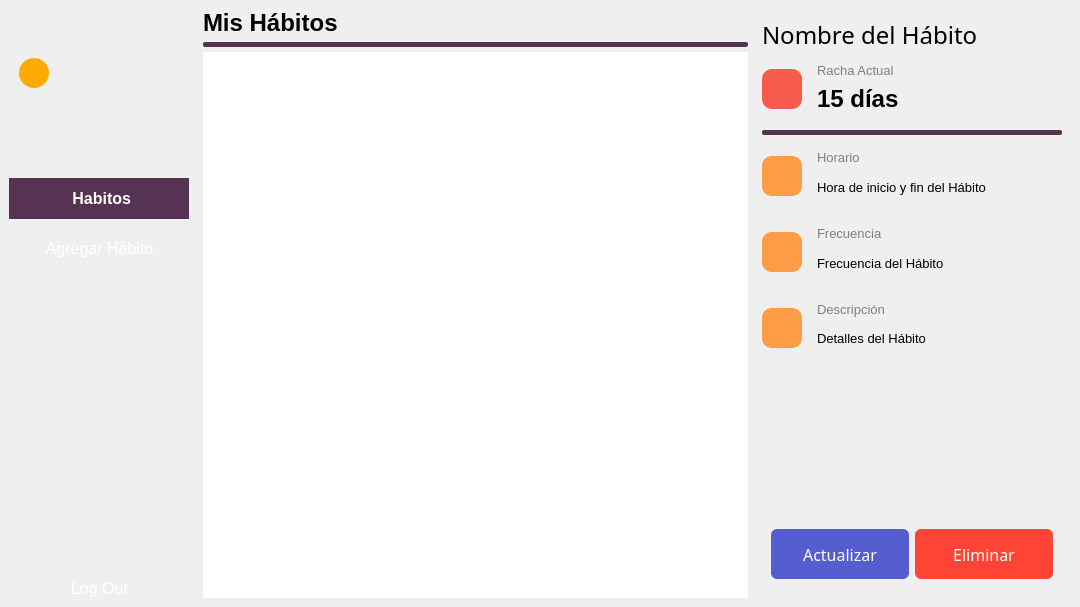
<?xml version="1.0" encoding="UTF-8"?>
<ui version="4.0">
 <class>HabitManagerUI</class>
 <widget class="QMainWindow" name="HabitManagerUI">
  <property name="geometry">
   <rect>
    <x>0</x>
    <y>0</y>
    <width>1080</width>
    <height>607</height>
   </rect>
  </property>
  <property name="minimumSize">
   <size>
    <width>1080</width>
    <height>607</height>
   </size>
  </property>
  <property name="maximumSize">
   <size>
    <width>1080</width>
    <height>607</height>
   </size>
  </property>
  <property name="windowTitle">
   <string>Gestión de Hábitos</string>
  </property>
  <widget class="QWidget" name="centralwidget">
   <layout class="QHBoxLayout" name="horizontalLayout">
    <property name="spacing">
     <number>5</number>
    </property>
    <property name="leftMargin">
     <number>0</number>
    </property>
    <item>
     <widget class="QWidget" name="leftSidebarLayout" native="true">
      <property name="minimumSize">
       <size>
        <width>0</width>
        <height>600</height>
       </size>
      </property>
      <layout class="QVBoxLayout" name="leftSidebarLayou">
       <item>
        <widget class="QWidget" name="background" native="true">
         <property name="minimumSize">
          <size>
           <width>180</width>
           <height>600</height>
          </size>
         </property>
         <property name="styleSheet">
          <string notr="true">QWidget#background{		
	background-position: 50% 50%;
	background-repeat: no-repeat;
	background-image: url(:/images/bg-sidebar.png);
}</string>
         </property>
         <widget class="QLabel" name="userLabel">
          <property name="geometry">
           <rect>
            <x>50</x>
            <y>40</y>
            <width>121</width>
            <height>31</height>
           </rect>
          </property>
          <property name="minimumSize">
           <size>
            <width>0</width>
            <height>0</height>
           </size>
          </property>
          <property name="font">
           <font>
            <pointsize>12</pointsize>
            <weight>75</weight>
            <bold>true</bold>
           </font>
          </property>
          <property name="styleSheet">
           <string notr="true"/>
          </property>
          <property name="text">
           <string/>
          </property>
         </widget>
         <widget class="QPushButton" name="addHabitButton">
          <property name="geometry">
           <rect>
            <x>0</x>
            <y>210</y>
            <width>181</width>
            <height>41</height>
           </rect>
          </property>
          <property name="font">
           <font>
            <pointsize>12</pointsize>
           </font>
          </property>
          <property name="styleSheet">
           <string notr="true">QPushButton#addHabitButton{
	border: none;
	background-color: transparent;
	color: #fff;
}

QPushButton#addHabitButton:hover{
	background-color: #573353;
}</string>
          </property>
          <property name="text">
           <string>Agregar Hábito</string>
          </property>
         </widget>
         <widget class="QPushButton" name="logoutButton">
          <property name="geometry">
           <rect>
            <x>0</x>
            <y>550</y>
            <width>181</width>
            <height>41</height>
           </rect>
          </property>
          <property name="font">
           <font>
            <pointsize>12</pointsize>
           </font>
          </property>
          <property name="styleSheet">
           <string notr="true">QPushButton#logoutButton{
	border: none;
	background-color: transparent;
	color: #fff;
}

QPushButton#logoutButton:hover{
	background-color: #573353;
}</string>
          </property>
          <property name="text">
           <string>Log Out</string>
          </property>
         </widget>
         <widget class="QLabel" name="label">
          <property name="geometry">
           <rect>
            <x>0</x>
            <y>160</y>
            <width>181</width>
            <height>41</height>
           </rect>
          </property>
          <property name="font">
           <font>
            <pointsize>12</pointsize>
            <weight>75</weight>
            <bold>true</bold>
           </font>
          </property>
          <property name="styleSheet">
           <string notr="true">background-color: #573353;
color: #fff;</string>
          </property>
          <property name="text">
           <string> Habitos</string>
          </property>
          <property name="alignment">
           <set>Qt::AlignCenter</set>
          </property>
         </widget>
         <widget class="QWidget" name="widget" native="true">
          <property name="geometry">
           <rect>
            <x>10</x>
            <y>40</y>
            <width>30</width>
            <height>30</height>
           </rect>
          </property>
          <property name="minimumSize">
           <size>
            <width>30</width>
            <height>30</height>
           </size>
          </property>
          <property name="maximumSize">
           <size>
            <width>30</width>
            <height>30</height>
           </size>
          </property>
          <property name="styleSheet">
           <string notr="true">background-color: rgb(255, 170, 0);
border-radius: 15px;</string>
          </property>
         </widget>
        </widget>
       </item>
      </layout>
     </widget>
    </item>
    <item>
     <layout class="QVBoxLayout" name="mainLayout">
      <item>
       <widget class="QLabel" name="habitListTitleLabel">
        <property name="font">
         <font>
          <pointsize>18</pointsize>
          <weight>75</weight>
          <bold>true</bold>
         </font>
        </property>
        <property name="text">
         <string>Mis Hábitos</string>
        </property>
       </widget>
      </item>
      <item>
       <widget class="QFrame" name="habitListSeparatorLine">
        <property name="minimumSize">
         <size>
          <width>300</width>
          <height>5</height>
         </size>
        </property>
        <property name="maximumSize">
         <size>
          <width>16777215</width>
          <height>5</height>
         </size>
        </property>
        <property name="styleSheet">
         <string notr="true">background-color: #573353; border-radius: 2;</string>
        </property>
        <property name="frameShape">
         <enum>QFrame::HLine</enum>
        </property>
        <property name="frameShadow">
         <enum>QFrame::Sunken</enum>
        </property>
       </widget>
      </item>
      <item>
       <widget class="QListWidget" name="habitListWidget">
        <property name="styleSheet">
         <string notr="true">border: none;</string>
        </property>
        <property name="iconSize">
         <size>
          <width>56</width>
          <height>56</height>
         </size>
        </property>
        <property name="spacing">
         <number>10</number>
        </property>
        <property name="viewMode">
         <enum>QListView::ListMode</enum>
        </property>
       </widget>
      </item>
     </layout>
    </item>
    <item>
     <widget class="QWidget" name="rightSidebarContainer" native="true">
      <layout class="QVBoxLayout" name="rightLayout">
       <item>
        <widget class="QLabel" name="habitTitleLabel">
         <property name="minimumSize">
          <size>
           <width>0</width>
           <height>30</height>
          </size>
         </property>
         <property name="maximumSize">
          <size>
           <width>16777215</width>
           <height>30</height>
          </size>
         </property>
         <property name="font">
          <font>
           <family>Klasik</family>
           <pointsize>18</pointsize>
           <weight>50</weight>
           <bold>false</bold>
          </font>
         </property>
         <property name="text">
          <string>Nombre del Hábito</string>
         </property>
         <property name="alignment">
          <set>Qt::AlignLeading</set>
         </property>
        </widget>
       </item>
       <item>
        <layout class="QVBoxLayout" name="streakLayout">
         <property name="sizeConstraint">
          <enum>QLayout::SetDefaultConstraint</enum>
         </property>
         <item>
          <layout class="QHBoxLayout" name="streakLayoutWithIcon">
           <item>
            <widget class="QLabel" name="streakIcon">
             <property name="minimumSize">
              <size>
               <width>40</width>
               <height>40</height>
              </size>
             </property>
             <property name="maximumSize">
              <size>
               <width>40</width>
               <height>40</height>
              </size>
             </property>
             <property name="styleSheet">
              <string notr="true">background-color: black; 
border-radius: 10px;
background-color: rgb(246, 91, 78);</string>
             </property>
            </widget>
           </item>
           <item>
            <widget class="QWidget" name="widget_5" native="true">
             <layout class="QVBoxLayout" name="verticalLayout_4">
              <item>
               <widget class="QLabel" name="streakSubtitleLabel">
                <property name="minimumSize">
                 <size>
                  <width>0</width>
                  <height>16</height>
                 </size>
                </property>
                <property name="maximumSize">
                 <size>
                  <width>16777215</width>
                  <height>16</height>
                 </size>
                </property>
                <property name="font">
                 <font>
                  <pointsize>10</pointsize>
                 </font>
                </property>
                <property name="styleSheet">
                 <string notr="true">color: gray;</string>
                </property>
                <property name="text">
                 <string>Racha Actual</string>
                </property>
                <property name="alignment">
                 <set>Qt::AlignLeading</set>
                </property>
               </widget>
              </item>
              <item>
               <widget class="QLabel" name="streakDaysLabel">
                <property name="font">
                 <font>
                  <pointsize>18</pointsize>
                  <weight>75</weight>
                  <bold>true</bold>
                 </font>
                </property>
                <property name="styleSheet">
                 <string notr="true"/>
                </property>
                <property name="text">
                 <string>15 días</string>
                </property>
                <property name="alignment">
                 <set>Qt::AlignLeading</set>
                </property>
               </widget>
              </item>
             </layout>
            </widget>
           </item>
          </layout>
         </item>
        </layout>
       </item>
       <item>
        <widget class="QFrame" name="separatorLine">
         <property name="minimumSize">
          <size>
           <width>300</width>
           <height>5</height>
          </size>
         </property>
         <property name="maximumSize">
          <size>
           <width>16777215</width>
           <height>5</height>
          </size>
         </property>
         <property name="font">
          <font>
           <pointsize>9</pointsize>
          </font>
         </property>
         <property name="styleSheet">
          <string notr="true">background-color: #573353; border-radius: 2;</string>
         </property>
         <property name="frameShape">
          <enum>QFrame::HLine</enum>
         </property>
         <property name="frameShadow">
          <enum>QFrame::Sunken</enum>
         </property>
         <property name="lineWidth">
          <number>1</number>
         </property>
         <property name="midLineWidth">
          <number>0</number>
         </property>
        </widget>
       </item>
       <item>
        <layout class="QHBoxLayout" name="timeLayoutWithIcon">
         <item>
          <widget class="QLabel" name="timeIcon">
           <property name="minimumSize">
            <size>
             <width>40</width>
             <height>40</height>
            </size>
           </property>
           <property name="maximumSize">
            <size>
             <width>40</width>
             <height>40</height>
            </size>
           </property>
           <property name="styleSheet">
            <string notr="true">background-color: #FC9D45;
border-radius: 10px;</string>
           </property>
          </widget>
         </item>
         <item>
          <widget class="QWidget" name="widget_4" native="true">
           <layout class="QVBoxLayout" name="verticalLayout_2">
            <item>
             <widget class="QLabel" name="habitTimeSubtitleLabel">
              <property name="minimumSize">
               <size>
                <width>0</width>
                <height>16</height>
               </size>
              </property>
              <property name="maximumSize">
               <size>
                <width>16777215</width>
                <height>16</height>
               </size>
              </property>
              <property name="font">
               <font>
                <pointsize>10</pointsize>
               </font>
              </property>
              <property name="styleSheet">
               <string notr="true">color: gray;</string>
              </property>
              <property name="text">
               <string>Horario</string>
              </property>
              <property name="alignment">
               <set>Qt::AlignLeading</set>
              </property>
             </widget>
            </item>
            <item>
             <widget class="QLabel" name="habitTimeLabel">
              <property name="font">
               <font>
                <pointsize>10</pointsize>
               </font>
              </property>
              <property name="text">
               <string>Hora de inicio y fin del Hábito</string>
              </property>
             </widget>
            </item>
           </layout>
          </widget>
         </item>
        </layout>
       </item>
       <item>
        <layout class="QHBoxLayout" name="frequencyLayoutWithIcon">
         <item>
          <widget class="QLabel" name="frequencyIcon">
           <property name="minimumSize">
            <size>
             <width>40</width>
             <height>40</height>
            </size>
           </property>
           <property name="maximumSize">
            <size>
             <width>40</width>
             <height>40</height>
            </size>
           </property>
           <property name="styleSheet">
            <string notr="true">background-color: #FC9D45; 
border-radius: 10px;</string>
           </property>
          </widget>
         </item>
         <item>
          <widget class="QWidget" name="widget_3" native="true">
           <layout class="QVBoxLayout" name="verticalLayout_3">
            <item>
             <widget class="QLabel" name="habitFrequencySubtitleLabel">
              <property name="minimumSize">
               <size>
                <width>0</width>
                <height>16</height>
               </size>
              </property>
              <property name="maximumSize">
               <size>
                <width>16777215</width>
                <height>16</height>
               </size>
              </property>
              <property name="font">
               <font>
                <pointsize>10</pointsize>
               </font>
              </property>
              <property name="styleSheet">
               <string notr="true">color: gray;</string>
              </property>
              <property name="text">
               <string>Frecuencia</string>
              </property>
              <property name="alignment">
               <set>Qt::AlignLeading</set>
              </property>
             </widget>
            </item>
            <item>
             <widget class="QLabel" name="habitFrequencyLabel">
              <property name="font">
               <font>
                <pointsize>10</pointsize>
               </font>
              </property>
              <property name="text">
               <string>Frecuencia del Hábito</string>
              </property>
             </widget>
            </item>
           </layout>
          </widget>
         </item>
        </layout>
       </item>
       <item>
        <layout class="QHBoxLayout" name="descriptionLayoutWithIcon">
         <item>
          <widget class="QLabel" name="descriptionIcon">
           <property name="minimumSize">
            <size>
             <width>40</width>
             <height>40</height>
            </size>
           </property>
           <property name="maximumSize">
            <size>
             <width>40</width>
             <height>40</height>
            </size>
           </property>
           <property name="styleSheet">
            <string notr="true">background-color: #FC9D45; 
border-radius: 10px;</string>
           </property>
          </widget>
         </item>
         <item>
          <widget class="QWidget" name="widget_2" native="true">
           <layout class="QVBoxLayout" name="verticalLayout">
            <item>
             <widget class="QLabel" name="habitDescriptionSubtitleLabel">
              <property name="minimumSize">
               <size>
                <width>0</width>
                <height>15</height>
               </size>
              </property>
              <property name="maximumSize">
               <size>
                <width>16777215</width>
                <height>15</height>
               </size>
              </property>
              <property name="font">
               <font>
                <pointsize>10</pointsize>
               </font>
              </property>
              <property name="styleSheet">
               <string notr="true">color: gray;</string>
              </property>
              <property name="text">
               <string>Descripción</string>
              </property>
              <property name="alignment">
               <set>Qt::AlignLeading</set>
              </property>
             </widget>
            </item>
            <item>
             <widget class="QLabel" name="habitDescriptionLabel">
              <property name="font">
               <font>
                <pointsize>10</pointsize>
               </font>
              </property>
              <property name="text">
               <string>Detalles del Hábito</string>
              </property>
             </widget>
            </item>
           </layout>
          </widget>
         </item>
        </layout>
       </item>
       <item>
        <spacer name="verticalSpacer_2">
         <property name="orientation">
          <enum>Qt::Vertical</enum>
         </property>
         <property name="sizeType">
          <enum>QSizePolicy::Fixed</enum>
         </property>
         <property name="sizeHint" stdset="0">
          <size>
           <width>20</width>
           <height>150</height>
          </size>
         </property>
        </spacer>
       </item>
       <item>
        <widget class="QWidget" name="widget_6" native="true">
         <layout class="QHBoxLayout" name="horizontalLayout_2">
          <item>
           <widget class="QPushButton" name="updateHabitButton">
            <property name="minimumSize">
             <size>
              <width>0</width>
              <height>50</height>
             </size>
            </property>
            <property name="font">
             <font>
              <family>Klasik</family>
              <pointsize>12</pointsize>
             </font>
            </property>
            <property name="styleSheet">
             <string notr="true">border: none;
color: #fff;
background-color: rgb(85, 94, 209);
border-radius: 6px;</string>
            </property>
            <property name="text">
             <string>Actualizar</string>
            </property>
           </widget>
          </item>
          <item>
           <widget class="QPushButton" name="deleteHabitButton">
            <property name="minimumSize">
             <size>
              <width>0</width>
              <height>50</height>
             </size>
            </property>
            <property name="font">
             <font>
              <family>Klasik</family>
              <pointsize>12</pointsize>
             </font>
            </property>
            <property name="styleSheet">
             <string notr="true">border: none;
color: #fff;
background-color: rgb(254, 69, 53);
border-radius: 6px;</string>
            </property>
            <property name="text">
             <string>Eliminar</string>
            </property>
           </widget>
          </item>
         </layout>
        </widget>
       </item>
      </layout>
     </widget>
    </item>
   </layout>
  </widget>
 </widget>
 <resources>
  <include location="bg.qrc"/>
 </resources>
 <connections/>
</ui>
